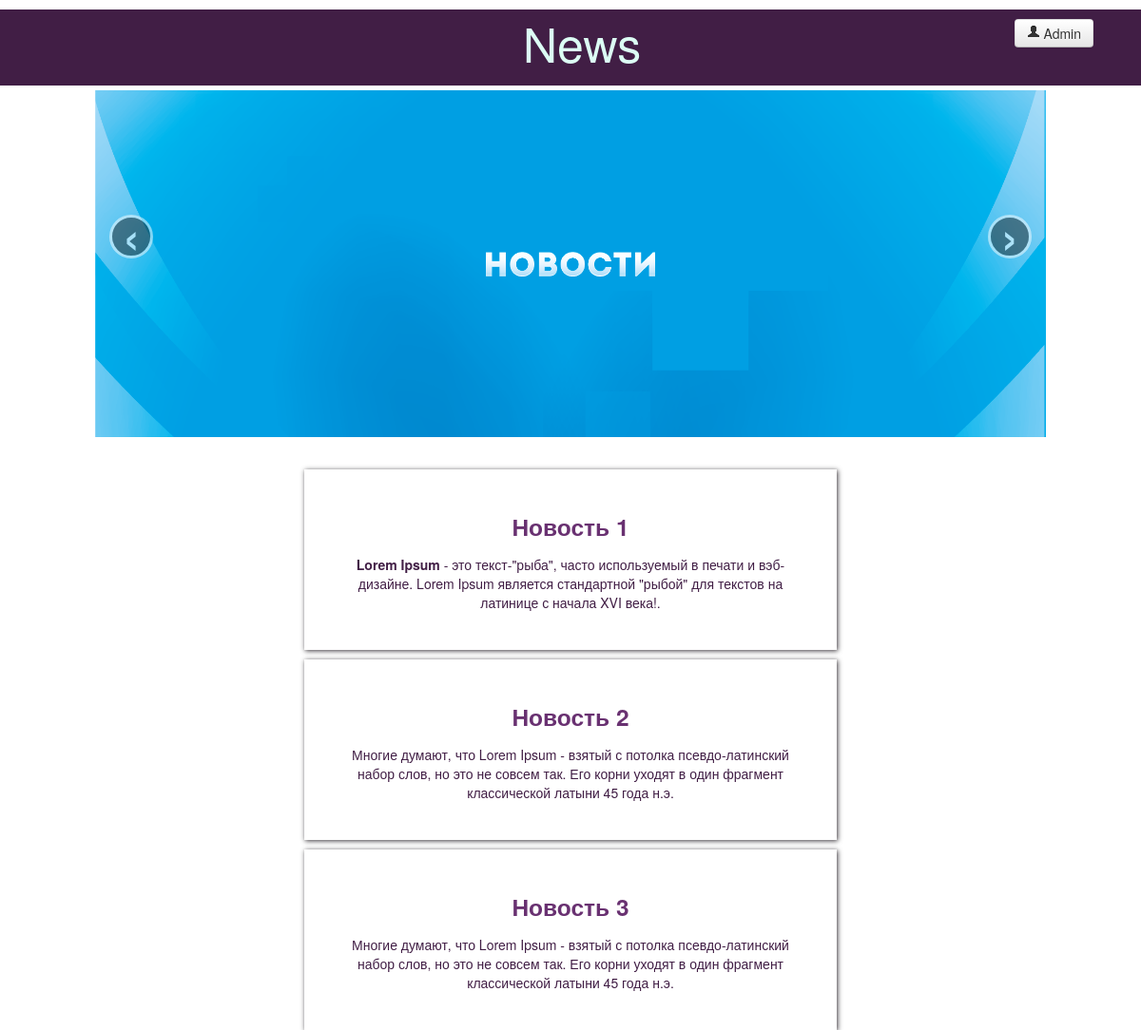
The page / on the database its author committed.
### tables this page shows
CREATE TABLE IF NOT EXISTS `news` (
  `id` int(255) NOT NULL AUTO_INCREMENT,
  `title` varchar(255) NOT NULL,
  `preview` text NOT NULL,
  `body` text NOT NULL,
  `date` varchar(100) NOT NULL,
  `count` int(255) NOT NULL,
  `author` varchar(100) NOT NULL,
  PRIMARY KEY (`id`)
);

### application/controllers/News.php (called while the page is built, shortened)
<?php
class News extends CI_Controller {
	public function __construct()
	{
		$this->load->model('news_model');
	}
	public function index()
	{
		$data['news'] = $this->news_model->get_news();
		$data['title'] = 'News';
		$this->load->view('templates/header', $data);
		$this->load->view('news/index', $data);
		$this->load->view('templates/footer');
	}
}

### index.php (called while the page is built, shortened)
<?php
require_once BASEPATH.'core/CodeIgniter.php';

### application/models/News_model.php (called while the page is built, shortened)
<?php
class News_model extends CI_Model {
	public function get_news($id = FALSE){
		if ($id === FALSE)
		{
			$query = $this->db->get('news');
			return $query->result_array();
		}
		$query = $this->db->get_where('news', array('id' => $id));
		return $query->row_array();
	}
}

### application/views/news/index.php (the view, shortened to what this page needs)
<div class="carousel_news">
  <div class="carousel slide" id="myCarousel">
    <div class="carousel-inner">
     <div class="item active">
       <img alt=""  src="/img/1.jpg" />
     </div>
   </div>
   <p><a class="left carousel-control" href="#myCarousel" data-slide="prev">‹</a><br />
     <a class="right carousel-control" href="#myCarousel" data-slide="next">›</a></p>
   </div>
 </div>
 <?php foreach ($news as $news_item): ?>
 <div align="center" class="bloc">
  <h3><a href="/index.php/news/<?php echo $news_item['id'] ?>" ><?php echo $news_item['title'] ?></a></h3>
  <?php echo $news_item['preview']; ?>
</div>
<?php endforeach ?>

### application/views/templates/header.php (shortened to what this page needs)
?><!DOCTYPE html>
<html lang="en">
<head>
  <link href="/css/bootstrap.min.css" rel="stylesheet">
  <link href="/css/style.css" rel="stylesheet">
    </head>
    <div align="center" class="glavn1">
      <div align="center"  class="glavnshapka">
        <p ><a  class="btn " href="#myModal" data-toggle="modal" ><i class="icon-user"></i> Admin</a></p>
        <p  class="news">News</p>
      </div>

### application/views/templates/footer.php (shortened to what this page needs)
   </div>
  </body>
</html>

### css/style.css (style rules this page uses)
.glavn1 { background: #FFFFFF; min-height: 1000px; color: #fff; padding-top: 10px; }
.glavnshapka { background: #411E45; min-height: 70px; padding-top: 10px; }
.news { font-size: 50px; margin-top: 15px; color: #DCFDF4; width: 100px; }
.bloc { background: #fff; min-height: 100px; width: 500px; margin-top: 10px; padding: 30px; color: #411E45; webkit-box-shadow:1px 1px 5px rgba(8,0,9,0.8); -moz-box-shadow:1px 1px 5px rgba(8,0,9,0.8); -ms-box-shadow:1px 1px 5px rgba(8,0,9,0.8); -o-box-shadow:1px 1px 5px rgba(8,0,9,0.8); box-shadow:1px 1px 5px rgba(8,0,9,0.8); }
.bloc a { color:#693171; }
.carousel_news { margin-top: 5px; width:1000px; }
.glavnshapka a { float: right; margin-right: 50px; margin-bottom: ; }

### rows shown on the page
news: title "Новость 1", preview "Lorem Ipsum - это текст-\"рыба\", часто используемый в печати и вэб-дизайне. Lorem Ipsum является стандартной \"рыбой\" для текстов на латинице с начала XVI века!."
news: title "Новость 2", preview "Многие думают, что Lorem Ipsum - взятый с потолка псевдо-латинский набор слов, но это не совсем так. Его корни уходят в один фрагмент классической латыни 45 года н.э."
news: title "Новость 3", preview "Многие думают, что Lorem Ipsum - взятый с потолка псевдо-латинский набор слов, но это не совсем так. Его корни уходят в один фрагмент классической латыни 45 года н.э."
